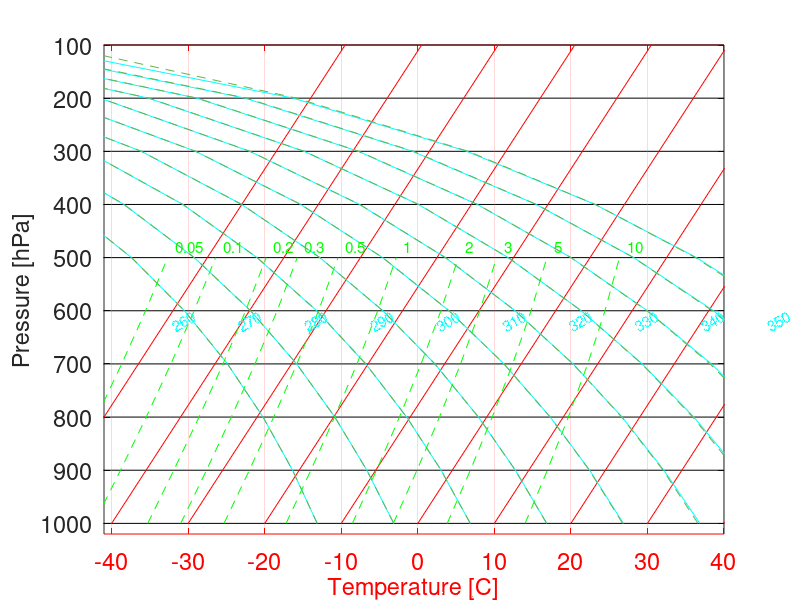

Recreate this plot in MATLAB.
% Function to plot the Skew-T_logP diagram

clear all;
close all;

if exist('OCTAVE_VERSION','builtin'),
  graphics_toolkit('qt');
  LiT = '-';
  LiW = '--';
  FS = 17;
  LW = 0.5;
else
  LiT = '-';
  LiW = '--';
  FS = 13;
  LW = 1.5;
endif
a = 6.112;
b = 17.67;
c = 243.5;
k = 0.286;
Cpv = 1.87;  % Head capacity of vapour [kJ/kg/K]
Cp  = 1.005; % Head capacity of air [kJ/kg/K]
hv  = 2502;  % specific entalphy of vapour [kJ/kg]
epsi = 0.622;  % R_dry/R_v
Rp = 0.287;  % Rv*epsilon [kJ/kg/K]
A = 2.53e9; % hPa
B = 5.42e3; % K
P0 = 1000;  % Reference pressure [hPa]
T=[-50:10:40];
P=[1000:-100:100];
THETA = [260:10:350];  % adiabatic
T_K = T + 273.15;
ws = 1e-3*[0.05, 0.1, 0.2, 0.3, 0.5, 1, 2, 3, 5, 10];  % saturated mixing ration g/kg

% DRY ADIABAT [C]:
T_K = -273.15 + ((P'/P0).^k)*THETA;
%P_THTA = P0*(T_K'*(1./THETA)).^(1/k);

% ISOPLETS:
Td = B./log(A*epsi./(P(1:6)'*ws)) - 273.15;

% MOIST ADIABATIC
ep = @(T) a*exp(b*T./(T+c)); %6.112*exp(17.67*T./(T+243.5));

%ep = epsi*P'*(ws./(ws+epsi));
dws = @(T,P) epsi*b*c*P'.*ep(T)./((P'-ep(T)).*(T+c)).^2;
L = fliplr(ws)'.*(hv + Cpv*T);  % Latent Head [kJ/kg]
T_wet = T_K./(1+L.*dws(T,P)/Cp);
wsat = @(T,P) ep(T)./(P-ep(T));
%T_wet = T_K.*(1+L.*wsat./(T+273.15)/Rp)./(1+(L.^2).*epsi*wsat/Rp/Cp./(T+273.15).^2);

% Plotting parameters:
skew_angle = 45;
slope = @(P) -skew_angle*(P'-P0)/P0;
%m = tand(skew_angle);

% Starting Figure drawing
figure;

ha.isobar = plot(T,repmat(P,10,1), 'k', 'LineWidth', LW, 'LineStyle', LiT);
hold on;
ha.isoter = plot(repmat(T,10,1) + slope(P), P,'r','LineWidth', LW, 'LineStyle', LiT);

ha.isoadi = plot(T_K + slope(P), P, 'c', 'LineWidth', LW, 'LineStyle', LiT);
ha.isowet = plot(T_wet + slope(P), P, 'y', 'LineWidth', LW, 'LineStyle', LiW, 'Color',[0.4 .7 .3]);

ha.isoplet= plot(Td + slope(P(1:6)), P(1:6), 'g', 'LineWidth', LW, 'LineStyle', LiW);
tmptxt = cellfun (@num2str,num2cell(1e3*ws), 'UniformOutput',false);
ha.txtplet= text(1+Td(6,:)+ slope(P(6)), repmat(P(6)-20,1,length(ws)),...
         tmptxt,'Color','g','FontSize',11);

tmptxt = cellfun(@num2str, num2cell(THETA), 'UniformOutput',false);
ha.txtadi = text(T_K(5,:)+slope(P(5))-1.5, repmat(P(5)+30,1,length(THETA)),...
tmptxt,'Color','c','FontSize',11,'Rotation', 30);
% Default Axis configuration
set(gca, 'YDir', 'reverse', 'YLim',[100 1020], 'XLim', [-41 T(end)], ...
'Box','on','XGrid','on','XColor','r','FontSize',FS,'XTick',[-40:10:40],'YTick',[100:100:1000]);
xlabel('Temperature [C]', 'FontSize', FS);
ylabel('Pressure [hPa]', 'FontSize', FS);



%% --- end of main function
